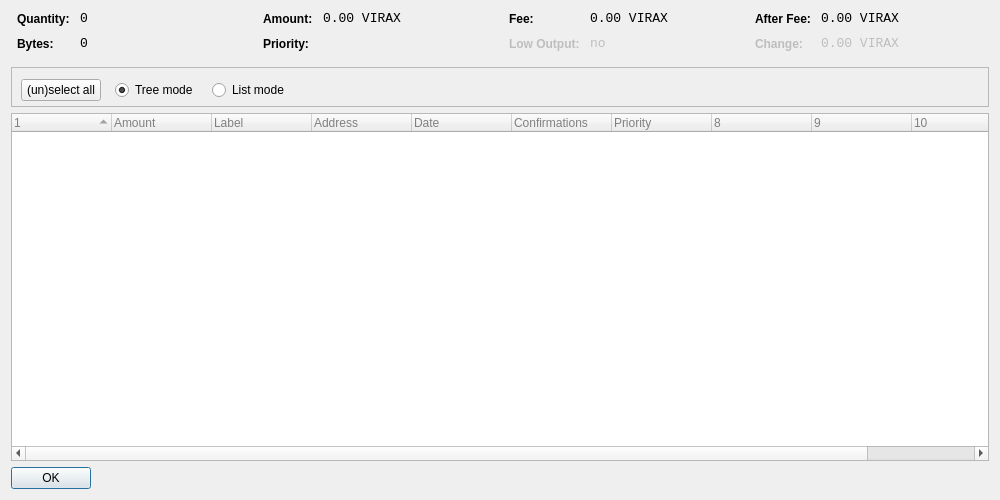
<?xml version="1.0" encoding="UTF-8"?>
<ui version="4.0">
 <class>CoinControlDialog</class>
 <widget class="QDialog" name="CoinControlDialog">
  <property name="geometry">
   <rect>
    <x>0</x>
    <y>0</y>
    <width>1000</width>
    <height>500</height>
   </rect>
  </property>
  <property name="windowTitle">
   <string>Coin Control</string>
  </property>
  <layout class="QVBoxLayout" name="verticalLayout">
   <item>
    <layout class="QHBoxLayout" name="horizontalLayoutTop" stretch="0,0,0,0">
     <property name="topMargin">
      <number>0</number>
     </property>
     <property name="bottomMargin">
      <number>10</number>
     </property>
     <item>
      <layout class="QFormLayout" name="formLayoutCoinControl1">
       <property name="horizontalSpacing">
        <number>10</number>
       </property>
       <property name="verticalSpacing">
        <number>10</number>
       </property>
       <property name="leftMargin">
        <number>6</number>
       </property>
       <property name="rightMargin">
        <number>6</number>
       </property>
       <item row="0" column="0">
        <widget class="QLabel" name="labelCoinControlQuantityText">
         <property name="styleSheet">
          <string notr="true">font-weight:bold;</string>
         </property>
         <property name="text">
          <string>Quantity:</string>
         </property>
        </widget>
       </item>
       <item row="0" column="1">
        <widget class="QLabel" name="labelCoinControlQuantity">
         <property name="font">
          <font>
           <family>Monospace</family>
           <pointsize>10</pointsize>
          </font>
         </property>
         <property name="cursor">
          <cursorShape>IBeamCursor</cursorShape>
         </property>
         <property name="contextMenuPolicy">
          <enum>Qt::ActionsContextMenu</enum>
         </property>
         <property name="text">
          <string notr="true">0</string>
         </property>
         <property name="textInteractionFlags">
          <set>Qt::LinksAccessibleByMouse|Qt::TextSelectableByKeyboard|Qt::TextSelectableByMouse</set>
         </property>
        </widget>
       </item>
       <item row="1" column="0">
        <widget class="QLabel" name="labelCoinControlBytesText">
         <property name="styleSheet">
          <string notr="true">font-weight:bold;</string>
         </property>
         <property name="text">
          <string>Bytes:</string>
         </property>
        </widget>
       </item>
       <item row="1" column="1">
        <widget class="QLabel" name="labelCoinControlBytes">
         <property name="font">
          <font>
           <family>Monospace</family>
           <pointsize>10</pointsize>
          </font>
         </property>
         <property name="cursor">
          <cursorShape>IBeamCursor</cursorShape>
         </property>
         <property name="contextMenuPolicy">
          <enum>Qt::ActionsContextMenu</enum>
         </property>
         <property name="text">
          <string notr="true">0</string>
         </property>
         <property name="textInteractionFlags">
          <set>Qt::LinksAccessibleByMouse|Qt::TextSelectableByKeyboard|Qt::TextSelectableByMouse</set>
         </property>
        </widget>
       </item>
      </layout>
     </item>
     <item>
      <layout class="QFormLayout" name="formLayoutCoinControl2">
       <property name="horizontalSpacing">
        <number>10</number>
       </property>
       <property name="verticalSpacing">
        <number>10</number>
       </property>
       <property name="leftMargin">
        <number>6</number>
       </property>
       <property name="rightMargin">
        <number>6</number>
       </property>
       <item row="0" column="0">
        <widget class="QLabel" name="labelCoinControlAmountText">
         <property name="styleSheet">
          <string notr="true">font-weight:bold;</string>
         </property>
         <property name="text">
          <string>Amount:</string>
         </property>
        </widget>
       </item>
       <item row="0" column="1">
        <widget class="QLabel" name="labelCoinControlAmount">
         <property name="font">
          <font>
           <family>Monospace</family>
           <pointsize>10</pointsize>
          </font>
         </property>
         <property name="cursor">
          <cursorShape>IBeamCursor</cursorShape>
         </property>
         <property name="contextMenuPolicy">
          <enum>Qt::ActionsContextMenu</enum>
         </property>
         <property name="text">
          <string notr="true">0.00 VIRAX</string>
         </property>
         <property name="textInteractionFlags">
          <set>Qt::LinksAccessibleByMouse|Qt::TextSelectableByKeyboard|Qt::TextSelectableByMouse</set>
         </property>
        </widget>
       </item>
       <item row="1" column="0">
        <widget class="QLabel" name="labelCoinControlPriorityText">
         <property name="styleSheet">
          <string notr="true">font-weight:bold;</string>
         </property>
         <property name="text">
          <string>Priority:</string>
         </property>
        </widget>
       </item>
       <item row="1" column="1">
        <widget class="QLabel" name="labelCoinControlPriority">
         <property name="font">
          <font>
           <family>Monospace</family>
           <pointsize>10</pointsize>
          </font>
         </property>
         <property name="cursor">
          <cursorShape>IBeamCursor</cursorShape>
         </property>
         <property name="contextMenuPolicy">
          <enum>Qt::ActionsContextMenu</enum>
         </property>
         <property name="text">
          <string/>
         </property>
         <property name="textInteractionFlags">
          <set>Qt::LinksAccessibleByMouse|Qt::TextSelectableByKeyboard|Qt::TextSelectableByMouse</set>
         </property>
        </widget>
       </item>
      </layout>
     </item>
     <item>
      <layout class="QFormLayout" name="formLayoutCoinControl3">
       <property name="horizontalSpacing">
        <number>10</number>
       </property>
       <property name="verticalSpacing">
        <number>10</number>
       </property>
       <property name="leftMargin">
        <number>6</number>
       </property>
       <property name="rightMargin">
        <number>6</number>
       </property>
       <item row="0" column="0">
        <widget class="QLabel" name="labelCoinControlFeeText">
         <property name="styleSheet">
          <string notr="true">font-weight:bold;</string>
         </property>
         <property name="text">
          <string>Fee:</string>
         </property>
        </widget>
       </item>
       <item row="0" column="1">
        <widget class="QLabel" name="labelCoinControlFee">
         <property name="font">
          <font>
           <family>Monospace</family>
           <pointsize>10</pointsize>
          </font>
         </property>
         <property name="cursor">
          <cursorShape>IBeamCursor</cursorShape>
         </property>
         <property name="contextMenuPolicy">
          <enum>Qt::ActionsContextMenu</enum>
         </property>
         <property name="text">
          <string notr="true">0.00 VIRAX</string>
         </property>
         <property name="textInteractionFlags">
          <set>Qt::LinksAccessibleByMouse|Qt::TextSelectableByKeyboard|Qt::TextSelectableByMouse</set>
         </property>
        </widget>
       </item>
       <item row="1" column="0">
        <widget class="QLabel" name="labelCoinControlLowOutputText">
         <property name="enabled">
          <bool>false</bool>
         </property>
         <property name="styleSheet">
          <string notr="true">font-weight:bold;</string>
         </property>
         <property name="text">
          <string>Low Output:</string>
         </property>
        </widget>
       </item>
       <item row="1" column="1">
        <widget class="QLabel" name="labelCoinControlLowOutput">
         <property name="enabled">
          <bool>false</bool>
         </property>
         <property name="font">
          <font>
           <family>Monospace</family>
           <pointsize>10</pointsize>
          </font>
         </property>
         <property name="cursor">
          <cursorShape>IBeamCursor</cursorShape>
         </property>
         <property name="contextMenuPolicy">
          <enum>Qt::ActionsContextMenu</enum>
         </property>
         <property name="text">
          <string notr="true">no</string>
         </property>
         <property name="textInteractionFlags">
          <set>Qt::LinksAccessibleByMouse|Qt::TextSelectableByKeyboard|Qt::TextSelectableByMouse</set>
         </property>
        </widget>
       </item>
      </layout>
     </item>
     <item>
      <layout class="QFormLayout" name="formLayoutCoinControl4">
       <property name="horizontalSpacing">
        <number>10</number>
       </property>
       <property name="verticalSpacing">
        <number>10</number>
       </property>
       <property name="leftMargin">
        <number>6</number>
       </property>
       <property name="rightMargin">
        <number>6</number>
       </property>
       <item row="0" column="0">
        <widget class="QLabel" name="labelCoinControlAfterFeeText">
         <property name="styleSheet">
          <string notr="true">font-weight:bold;</string>
         </property>
         <property name="text">
          <string>After Fee:</string>
         </property>
        </widget>
       </item>
       <item row="0" column="1">
        <widget class="QLabel" name="labelCoinControlAfterFee">
         <property name="font">
          <font>
           <family>Monospace</family>
           <pointsize>10</pointsize>
          </font>
         </property>
         <property name="cursor">
          <cursorShape>IBeamCursor</cursorShape>
         </property>
         <property name="contextMenuPolicy">
          <enum>Qt::ActionsContextMenu</enum>
         </property>
         <property name="text">
          <string notr="true">0.00 VIRAX</string>
         </property>
         <property name="textInteractionFlags">
          <set>Qt::LinksAccessibleByMouse|Qt::TextSelectableByKeyboard|Qt::TextSelectableByMouse</set>
         </property>
        </widget>
       </item>
       <item row="1" column="0">
        <widget class="QLabel" name="labelCoinControlChangeText">
         <property name="enabled">
          <bool>false</bool>
         </property>
         <property name="styleSheet">
          <string notr="true">font-weight:bold;</string>
         </property>
         <property name="text">
          <string>Change:</string>
         </property>
        </widget>
       </item>
       <item row="1" column="1">
        <widget class="QLabel" name="labelCoinControlChange">
         <property name="enabled">
          <bool>false</bool>
         </property>
         <property name="font">
          <font>
           <family>Monospace</family>
           <pointsize>10</pointsize>
          </font>
         </property>
         <property name="cursor">
          <cursorShape>IBeamCursor</cursorShape>
         </property>
         <property name="contextMenuPolicy">
          <enum>Qt::ActionsContextMenu</enum>
         </property>
         <property name="text">
          <string notr="true">0.00 VIRAX</string>
         </property>
         <property name="textInteractionFlags">
          <set>Qt::LinksAccessibleByMouse|Qt::TextSelectableByKeyboard|Qt::TextSelectableByMouse</set>
         </property>
        </widget>
       </item>
      </layout>
     </item>
    </layout>
   </item>
   <item>
    <widget class="QFrame" name="frame">
     <property name="minimumSize">
      <size>
       <width>182</width>
       <height>40</height>
      </size>
     </property>
     <property name="frameShape">
      <enum>QFrame::StyledPanel</enum>
     </property>
     <property name="frameShadow">
      <enum>QFrame::Sunken</enum>
     </property>
     <widget class="QWidget" name="horizontalLayoutWidget">
      <property name="geometry">
       <rect>
        <x>10</x>
        <y>0</y>
        <width>781</width>
        <height>47</height>
       </rect>
      </property>
      <layout class="QHBoxLayout" name="horizontalLayoutPanel" stretch="0,0,0,0">
       <property name="spacing">
        <number>14</number>
       </property>
       <item>
        <widget class="QPushButton" name="pushButtonSelectAll">
         <property name="sizePolicy">
          <sizepolicy hsizetype="Maximum" vsizetype="Fixed">
           <horstretch>0</horstretch>
           <verstretch>0</verstretch>
          </sizepolicy>
         </property>
         <property name="text">
          <string>(un)select all</string>
         </property>
        </widget>
       </item>
       <item>
        <widget class="QRadioButton" name="radioTreeMode">
         <property name="sizePolicy">
          <sizepolicy hsizetype="Maximum" vsizetype="Fixed">
           <horstretch>0</horstretch>
           <verstretch>0</verstretch>
          </sizepolicy>
         </property>
         <property name="text">
          <string>Tree mode</string>
         </property>
         <property name="checked">
          <bool>true</bool>
         </property>
        </widget>
       </item>
       <item>
        <widget class="QRadioButton" name="radioListMode">
         <property name="sizePolicy">
          <sizepolicy hsizetype="Maximum" vsizetype="Fixed">
           <horstretch>0</horstretch>
           <verstretch>0</verstretch>
          </sizepolicy>
         </property>
         <property name="text">
          <string>List mode</string>
         </property>
        </widget>
       </item>
       <item>
        <spacer name="horizontalSpacer">
         <property name="orientation">
          <enum>Qt::Horizontal</enum>
         </property>
         <property name="sizeHint" stdset="0">
          <size>
           <width>40</width>
           <height>20</height>
          </size>
         </property>
        </spacer>
       </item>
      </layout>
     </widget>
    </widget>
   </item>
   <item>
    <widget class="CoinControlTreeWidget" name="treeWidget">
     <property name="contextMenuPolicy">
      <enum>Qt::CustomContextMenu</enum>
     </property>
     <property name="styleSheet">
      <string notr="true">QFrame {
	color: grey;

}</string>
     </property>
     <property name="sortingEnabled">
      <bool>false</bool>
     </property>
     <property name="columnCount">
      <number>11</number>
     </property>
     <attribute name="headerShowSortIndicator" stdset="0">
      <bool>true</bool>
     </attribute>
     <attribute name="headerStretchLastSection">
      <bool>false</bool>
     </attribute>
     <column>
      <property name="text">
       <string/>
      </property>
     </column>
     <column>
      <property name="text">
       <string>Amount</string>
      </property>
     </column>
     <column>
      <property name="text">
       <string>Label</string>
      </property>
     </column>
     <column>
      <property name="text">
       <string>Address</string>
      </property>
     </column>
     <column>
      <property name="text">
       <string>Date</string>
      </property>
     </column>
     <column>
      <property name="text">
       <string>Confirmations</string>
      </property>
      <property name="toolTip">
       <string>Confirmed</string>
      </property>
     </column>
     <column>
      <property name="text">
       <string>Priority</string>
      </property>
     </column>
     <column>
      <property name="text">
       <string/>
      </property>
     </column>
     <column>
      <property name="text">
       <string/>
      </property>
     </column>
     <column>
      <property name="text">
       <string/>
      </property>
     </column>
     <column>
      <property name="text">
       <string/>
      </property>
     </column>
    </widget>
   </item>
   <item>
    <widget class="QDialogButtonBox" name="buttonBox">
     <property name="sizePolicy">
      <sizepolicy hsizetype="Maximum" vsizetype="Fixed">
       <horstretch>0</horstretch>
       <verstretch>0</verstretch>
      </sizepolicy>
     </property>
     <property name="orientation">
      <enum>Qt::Horizontal</enum>
     </property>
     <property name="standardButtons">
      <set>QDialogButtonBox::Ok</set>
     </property>
    </widget>
   </item>
  </layout>
 </widget>
 <customwidgets>
  <customwidget>
   <class>CoinControlTreeWidget</class>
   <extends>QTreeWidget</extends>
   <header>coincontroltreewidget.h</header>
  </customwidget>
 </customwidgets>
 <resources/>
 <connections/>
</ui>
